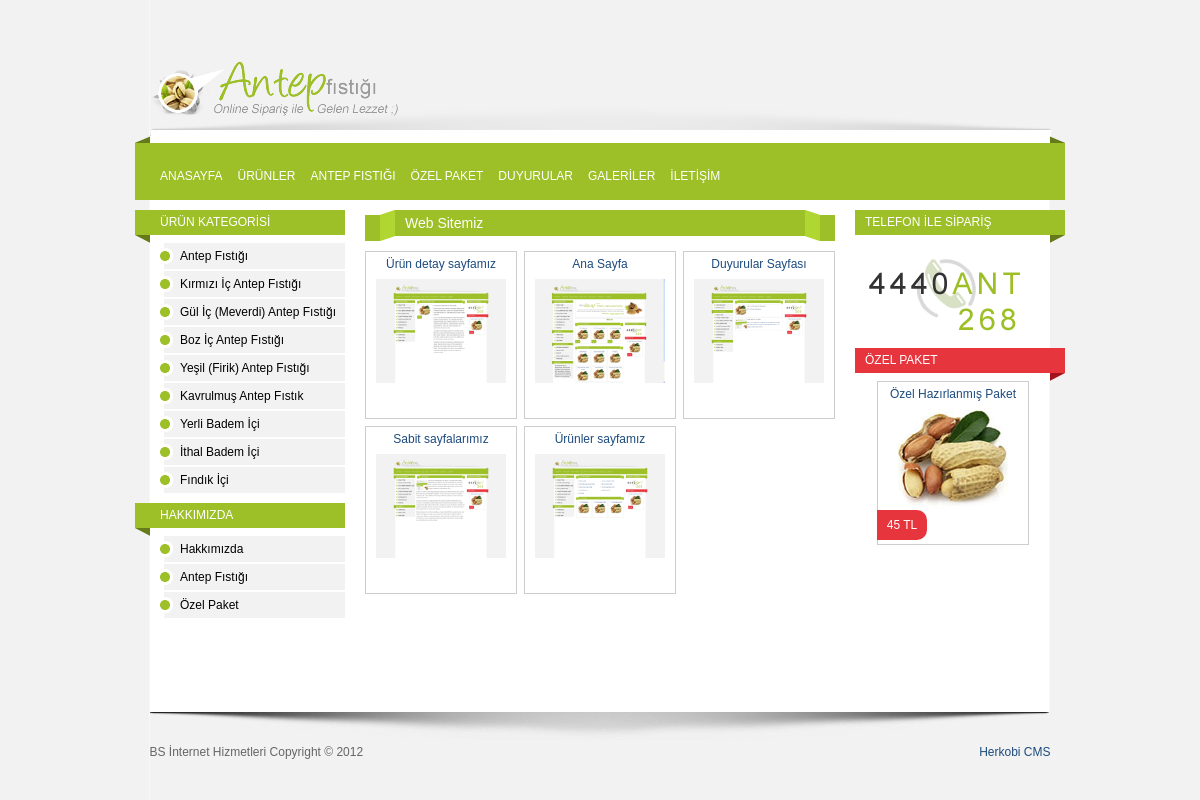
The app's page /gallery.php?id=3 with its own data.
### tables this page shows
CREATE TABLE IF NOT EXISTS `photos` (
  `id` int(11) NOT NULL AUTO_INCREMENT,
  `level` int(11) NOT NULL,
  `slug` text NOT NULL,
  `gallery` int(11) NOT NULL,
  `description` text NOT NULL,
  `image` text NOT NULL,
  PRIMARY KEY (`id`)
);

CREATE TABLE IF NOT EXISTS `productcategories` (
  `id` int(11) NOT NULL AUTO_INCREMENT,
  `mid` int(11) NOT NULL,
  `level` int(11) NOT NULL,
  `slug` text NOT NULL,
  `category` text NOT NULL,
  `description` text NOT NULL,
  `image` text NOT NULL,
  `front` varchar(1) NOT NULL,
  UNIQUE KEY `id` (`id`)
);

CREATE TABLE IF NOT EXISTS `pages` (
  `id` int(11) NOT NULL AUTO_INCREMENT,
  `mid` text NOT NULL,
  `level` int(11) NOT NULL,
  `slug` text NOT NULL,
  `page` text NOT NULL,
  `summary` text NOT NULL,
  `content` text NOT NULL,
  `image` text NOT NULL,
  `gallery` int(11) NOT NULL,
  `title` text NOT NULL,
  `metadesc` text NOT NULL,
  `metatags` text NOT NULL,
  `date` date NOT NULL,
  PRIMARY KEY (`id`)
);

CREATE TABLE IF NOT EXISTS `info` (
  `id` int(11) NOT NULL AUTO_INCREMENT,
  `name` text NOT NULL,
  `fullname` text NOT NULL,
  `slogan` text NOT NULL,
  `address` text NOT NULL,
  `county` text NOT NULL,
  `city` text NOT NULL,
  `taxoffice` text NOT NULL,
  `taxnumber` varchar(64) NOT NULL,
  `phone` varchar(64) NOT NULL,
  `phoneother` varchar(64) NOT NULL,
  `fax` varchar(64) NOT NULL,
  `gsm` varchar(64) NOT NULL,
  `mail` varchar(225) NOT NULL,
  PRIMARY KEY (`id`)
);

### inc/rain.tpl.class.php (called while the page is built, shortened)
<?php
class RainTPL{
		static $tpl_dir = "tpl/";
		static $cache_dir = "tmp/";
		public $var = array();
		protected $tpl = array(),
				  $cache = false,
                  $cache_id = null;
                protected static $config_name_sum = array();
	function assign( $variable, $value = null ){
		if( is_array( $variable ) )
			$this->var += $variable;
		else
			$this->var[ $variable ] = $value;
	}
	function draw( $tpl_name, $return_string = false ){
        if( !$this->cache && !$return_string ){
            extract( $this->var );
            include $this->tpl['compiled_filename'];
            unset( $this->tpl );
        }
        else{
                extract( $this->var );
                include $this->tpl['compiled_filename'];
                $raintpl_contents = ob_get_clean();
            if( $return_string ) return $raintpl_contents; else echo $raintpl_contents;
        }
	}
	static function configure( $setting, $value = null ){
		if( is_array( $setting ) )
			foreach( $setting as $key => $value )
				self::configure( $key, $value );
		else if( property_exists( __CLASS__, $setting ) ){
            self::$config_name_sum[ $setting ] = $value;
        }
	}
	protected function check_template( $tpl_name ){
		if( !isset($this->tpl['checked']) ){
			$tpl_basename                       = basename( $tpl_name );
			$tpl_basedir                        = strpos($tpl_name,"/") ? dirname($tpl_name) . '/' : null;
			$tpl_dir                            = self::$tpl_dir . $tpl_basedir;
			$temp_compiled_filename             = self::$cache_dir . $tpl_basename . "." . md5( $tpl_dir . serialize(self::$config_name_sum));
			$this->tpl['compiled_filename']     = $temp_compiled_filename . '.rtpl.php';
			$this->tpl['checked'] = true;
		}
	}
}

### info.php (called while the page is built, shortened)
<?php
	$db->query("SET NAMES 'UTF8'");
	$sql = "SELECT * FROM info";
	$sth = $db->prepare($sql);
	$sth->execute();
	$result = $sth->fetchAll();
?>

### functions/products-functions.php (called while the page is built, shortened)
<?php
	$sql = "SELECT id, category, image FROM productcategories WHERE mid = 0 ORDER BY id ASC";
	$sth = $db->prepare($sql);
	$sth->execute();
	$result = $sth->fetchAll();
?>

### static.php (called while the page is built, shortened)
<?php
	include "functions/page-functions.php";
	include "functions/products-functions.php";
?>

### functions/page-functions.php (called while the page is built, shortened)
<?php
	$sql = "SELECT id, mid, page FROM pages WHERE mid = 0 ORDER BY id ASC";
	$sth = $db->prepare($sql);
	$sth->execute();
	$result = $sth->fetchAll();
?>

### cache/gallery.ae5475635b57b8f850144bfbed8b3fb3.rtpl.php (the view, shortened to what this page needs)
<?php if(!class_exists('raintpl')){exit;}?><!DOCTYPE html>
<html class="no-js">
    <head>
        <link type="text/css" rel="stylesheet" href="tpl/styles/style.css" />
	<link rel="stylesheet" type="text/css" href="tpl/scripts/jquery.fancybox.css?v=2.0.6" media="screen" />
    </head>
    <body>
        <div id="wrapper">
            <header id="masthead">
                <a href="index.php" id="logo"><img src="tpl/images/logo.png" alt="Antep Fıstığı" width="249" height="56" /></a>
            </header>
            <nav id="main-nav">
                <ul class="group">
                    <li><a href="index.php">ANASAYFA</a></li>
                    <li><a href="products.php">ÜRÜNLER</a></li>
                    <li><a href="page.php?id=2">ANTEP FISTIĞI</a></li>
                    <li><a href="page.php?id=10">ÖZEL PAKET</a></li>
					<li><a href="posts.php">DUYURULAR</a></li>
					<li><a href="galleries.php">GALERİLER</a></li>
                    <li><a href="contact.php">İLETİŞİM</a></li>
                </ul>
            </nav>
            <section id="content">
                <div id="products">
                    <article class="group">
						<h3><?php echo $album;?></h3>
						<?php $counter1=-1; if( isset($photos) && is_array($photos) && sizeof($photos) ) foreach( $photos as $key1 => $value1 ){ $counter1++; ?>
                        <p class="product">
                            <a class="fancybox" href="<?php echo $value1["image"];?>" data-fancybox-group="gallery" title="<?php echo $value1["description"];?>"><?php echo $value1["description"];?><img src="<?php echo $value1["image"];?>" alt="" width="130px" /></a>
                        </p>
						<?php } ?>
                    </article>
                </div>
                <aside id="product-sidebar">
                    <section class="box">
                        <h3 class="right">TELEFON İLE SİPARİŞ</h3>
                        <img src="tpl/images/telefon.png" />
                    </section>
					<section class="box red group">
                        <h3>ÖZEL PAKET</h3>
                        <p class="product">
                            <a href="page.php?id=10" title="Özel Hazırlanmış Paket">Özel Hazırlanmış Paket</a>
                            <img src="tpl/images/fistik.jpg" />
							<span class="price">45 TL</span>
                        </p>
                    </section>
                </aside>
            </section>
            <aside id="sidebar">
                <section class="box">
                    <h3 class="left">ÜRÜN KATEGORİSİ</h3>
                    <ul class="nav">
						<?php $counter1=-1; if( isset($productcategories) && is_array($productcategories) && sizeof($productcategories) ) foreach( $productcategories as $key1 => $value1 ){ $counter1++; ?>
                        <li><a href="products.php?id=<?php echo $value1["id"];?>"><?php echo $value1["category"];?></a></li>
						<?php } ?>
                    </ul>
                </section>
                <section class="box">
                    <h3 class="left">HAKKIMIZDA</h3>
                    <ul class="nav">
                        <?php $counter1=-1; if( isset($pages) && is_array($pages) && sizeof($pages) ) foreach( $pages as $key1 => $value1 ){ $counter1++; ?>
						<li><a href="page.php?id=<?php echo $value1["id"];?>"><?php echo $value1["page"];?></a></li>
						<?php } ?>
                    </ul>
                </section>
            </aside>
            <div id="push" class="group"></div>
        </div>
        <footer id="mastfoot" class="group">
            <p id="disclaimer"><?php echo $name;?> Copyright &copy; <?php echo date('Y'); ?></p>
            <p id="copyright"><?php echo $footer;?></p>
        </footer>
    </body>
</html>

### tpl/styles/global.css (style rules this page uses)
.group:after { clear: both; content: " "; display: block; font-size: 0; height: 0; visibility: hidden; }
html, body { border:0; height: 100%; margin:0; padding:0; }
h1, h2, h3, h4, h5, h6 { font-weight:normal; margin:0; padding:0; }
p, ul, ol, dl, dt, dd, form, fieldset, input { margin:0; padding:0; }
p, ul, ol { margin-bottom: 10px; font-size: 12px; line-height:20px; }
ul, ol { list-style:none; }
fieldset, img { border:0; }
img { vertical-align: bottom; }
a, a:active { text-decoration:none; color:#1d4b7e; }
article, aside, details, figcaption, figure, footer, header, hgroup, menu, nav, section { display: block; }
menu ol, menu ul, nav ol, nav ul { margin-bottom: 0; }

### tpl/styles/common.css (style rules this page uses)
body { background: #f2f2f2; color: #3e3e3e; font: 10px/1.2 sans-serif; }
#wrapper { width: 930px; min-height: 100%; margin: 0 auto -88px; background: url(../images/wrapper.png) center repeat-y; }
#masthead { width: 901px; height: 136px; margin: 0 auto; background: #f2f2f2 url(../images/header.png) bottom center no-repeat; }
#main-nav { height: 64px; margin-bottom: 10px; background: #9dbf28 url(../images/nav.png) top center no-repeat; }
#content { float: right; width: 700px; }
#products { float: left; width: 470px; }
#product-sidebar { float: right; width: 210px; }
#sidebar { float: left; width: 210px; }
#push { clear: both; height: 88px; }
#mastfoot { width: 901px; height: 58px; margin: 0 auto; padding-top: 30px; background: #f2f2f2 url(../images/footer.png) top center no-repeat; color: #666; }
#wrapper, #masthead, #main-nav, #content, #mastfoot { position: relative; }
#wrapper, #mastfoot { margin-right: auto; margin-left: auto; }
#logo { position: absolute; bottom: 19px; left: 0; }
#main-nav ul { position: absolute; top: 30px; left: 25px; }
#main-nav li { float: left; margin-right: 15px; }
#main-nav a { position: relative; display: inline-block; color: #fff; font-size: 12px; line-height: 1; }
#products h3 { width: 470px; height: 31px; margin: 0 0 10px 7px; background: url(../images/product-box-title.png); color: #fff; font-size: 14px; line-height: 26px; text-indent: 40px; }
#products article { margin: 0 0 20px -7px; }
#products img { float: none; }
.product { position: relative; float: left; width: 146px; margin: 0 0 7px 7px; padding: 2px 2px 30px; border: 1px solid #cdcdcd; font-size: 12px; text-align: center; }
.product img { display: block; margin: 5px auto; }
.product a { margin-bottom: 5px; }
.product .price { position: absolute; bottom: 4px; left: -1px; display: block; width: 50px; height: 30px; background-color: #9dbf27; color: #fff; line-height: 30px; -moz-border-radius: 0 10px 10px 0; -o-border-radius: 0 10px 10px 0; -webkit-border-radius: 0 10px 10px 0; border-radius: 0 10px 10px 0; }
#product-sidebar .product { float: none; margin-left: 22px; }
.red .product .price, .red .product .corner { background-color: #e7353e; }
.box h3 { width: 210px; height: 25px; padding-bottom: 8px; background: url(../images/box-title.png) no-repeat; color: #fff; font-size: 10px; line-height: 25px; text-indent: 10px; }
.box h3 { background-color: #9dbf27; font-size: 12px; }
.box h3.left { background-position: 0 25px; text-indent: 25px; }
.box h3.right { background-position: -210px 25px; }
.box.red h3 { background-color: #e7353e; background-position: -420px 25px; }
#sidebar .box { width: 195px; margin-left: 15px; color: #000; }
#sidebar .box h3 { margin-left: -15px; }
.box .nav li { margin: 0 0 2px 10px; padding-left: 20px; background: #f2f2f2 url(../images/bullet.png) center left no-repeat; line-height: 26px; }
.box .nav a { color: #000; }
#disclaimer { float: left; }
#copyright { float: right; }

### records on screen
photos: description "Ürün detay sayfamız", image (picture)
photos: description "Ana Sayfa", image (picture)
photos: description "Duyurular Sayfası", image (picture)
photos: description "Sabit sayfalarımız", image (picture)
photos: description "Ürünler sayfamız", image (picture)
productcategories: category "Antep Fıstığı"
productcategories: category "Kırmızı İç Antep Fıstığı"
productcategories: category "Gül İç (Meverdi) Antep Fıstığı"
productcategories: category "Boz İç Antep Fıstığı"
productcategories: category "Yeşil (Firik) Antep Fıstığı"
productcategories: category "Kavrulmuş Antep Fıstık"
productcategories: category "Yerli Badem İçi"
productcategories: category "İthal Badem İçi"
productcategories: category "Fındık İçi"
pages: page "Hakkımızda"
pages: page "Antep Fıstığı"
pages: page "Özel Paket"
info: name "BS İnternet Hizmetleri"

### other values on screen
$album "Web Sitemiz"
$footer "Herkobi CMS"
